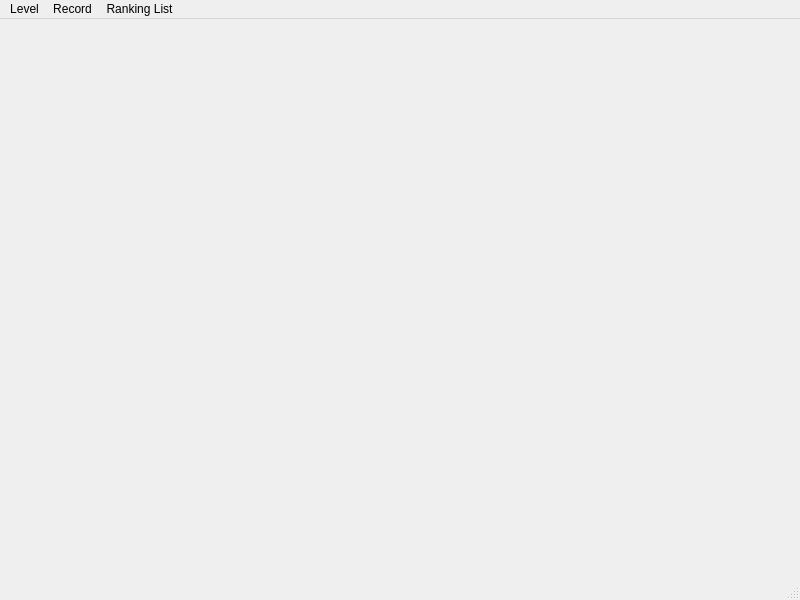
<?xml version="1.0" encoding="UTF-8"?>
<ui version="4.0">
 <class>Winmine</class>
 <widget class="QMainWindow" name="Winmine">
  <property name="geometry">
   <rect>
    <x>0</x>
    <y>0</y>
    <width>800</width>
    <height>600</height>
   </rect>
  </property>
  <property name="windowTitle">
   <string>MainWindow</string>
  </property>
  <widget class="QWidget" name="centralwidget"/>
  <widget class="QMenuBar" name="menubar">
   <property name="geometry">
    <rect>
     <x>0</x>
     <y>0</y>
     <width>800</width>
     <height>17</height>
    </rect>
   </property>
   <widget class="QMenu" name="menuLevel">
    <property name="title">
     <string>Level</string>
    </property>
    <addaction name="Easy"/>
    <addaction name="Middle"/>
    <addaction name="Hard"/>
    <addaction name="Customize"/>
   </widget>
   <widget class="QMenu" name="menuRecord">
    <property name="title">
     <string>Record</string>
    </property>
    <addaction name="save"/>
    <addaction name="last_game"/>
    <addaction name="Clear"/>
   </widget>
   <widget class="QMenu" name="menuRanking_List">
    <property name="title">
     <string>Ranking List</string>
    </property>
    <addaction name="View_Information"/>
    <addaction name="actionClear"/>
   </widget>
   <addaction name="menuLevel"/>
   <addaction name="menuRecord"/>
   <addaction name="menuRanking_List"/>
  </widget>
  <widget class="QStatusBar" name="statusbar"/>
  <action name="Easy">
   <property name="text">
    <string>Easy</string>
   </property>
  </action>
  <action name="Middle">
   <property name="text">
    <string>Middle</string>
   </property>
  </action>
  <action name="Hard">
   <property name="text">
    <string>Hard</string>
   </property>
  </action>
  <action name="Customize">
   <property name="text">
    <string>Customize</string>
   </property>
  </action>
  <action name="save">
   <property name="text">
    <string>Save</string>
   </property>
  </action>
  <action name="last_game">
   <property name="text">
    <string>Last Game</string>
   </property>
  </action>
  <action name="View_Information">
   <property name="text">
    <string>View Information</string>
   </property>
  </action>
  <action name="Clear">
   <property name="text">
    <string>Clear</string>
   </property>
  </action>
  <action name="actionClear">
   <property name="text">
    <string>Clear</string>
   </property>
  </action>
 </widget>
 <resources/>
 <connections/>
</ui>
